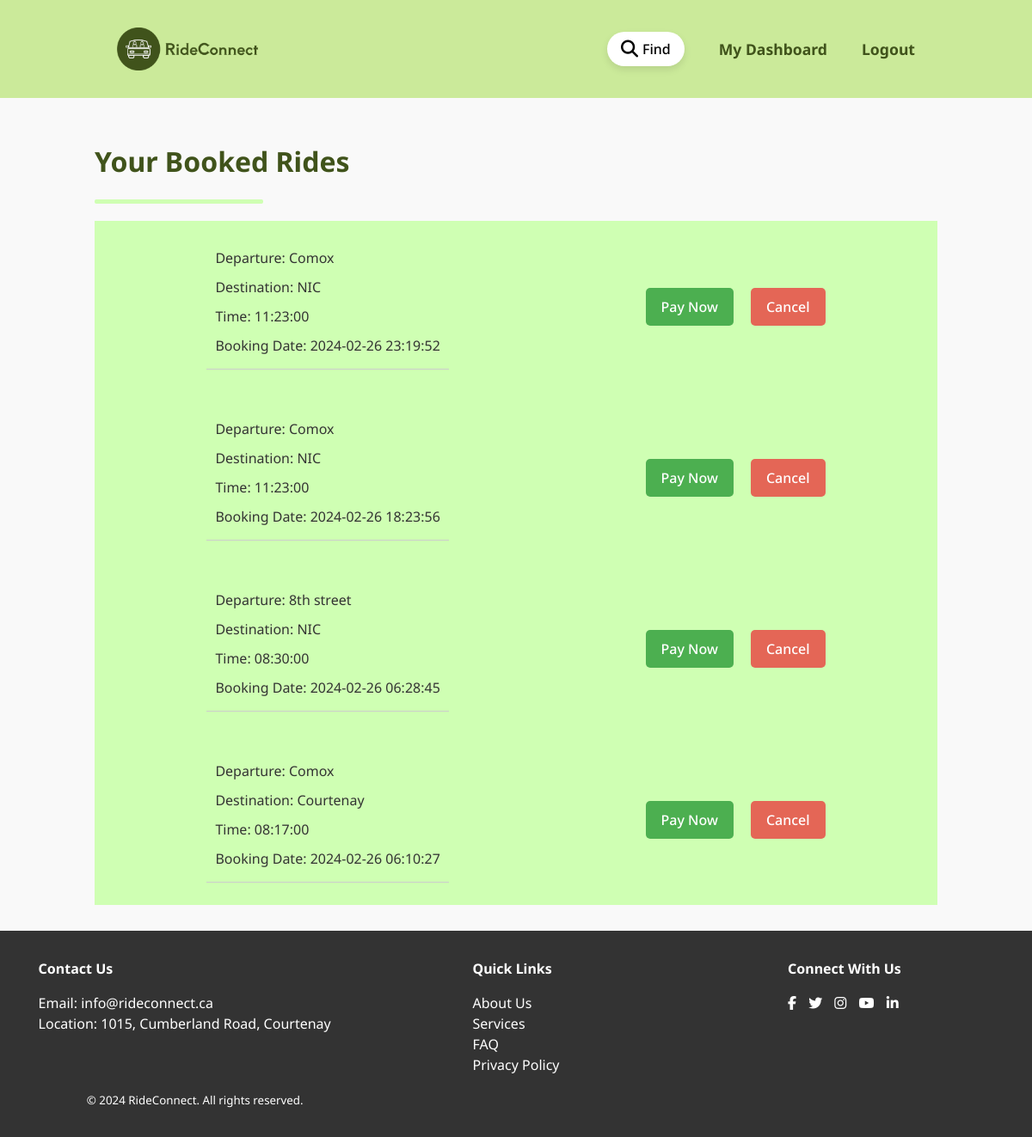
Page /views/passenger-bookings.view.php (signed in) on the earlier database version.
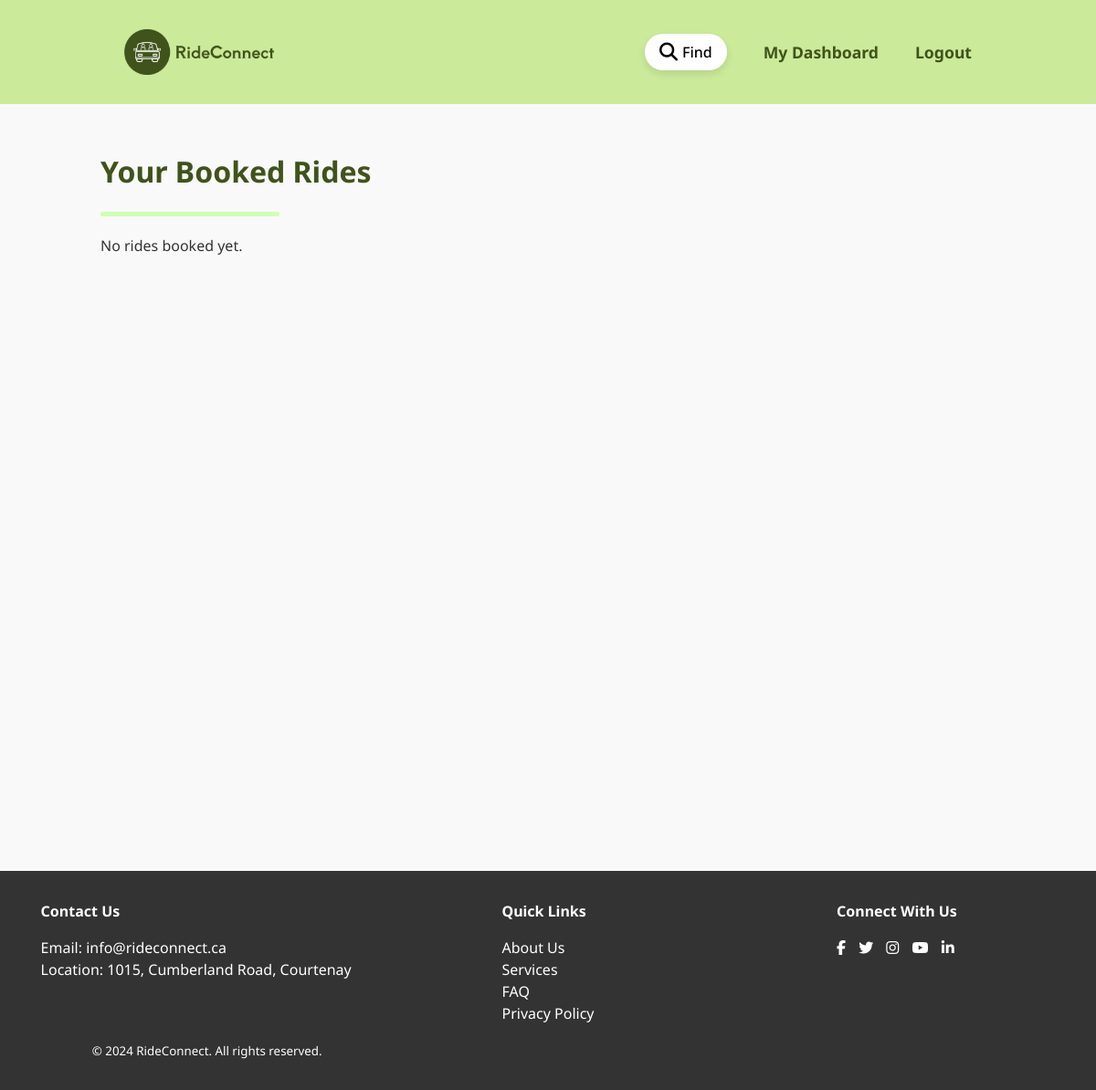
Same page on the later database version.
### tables this page shows
CREATE TABLE `bookings` (
  `booking_id` int(11) NOT NULL,
  `ride_id` int(11) NOT NULL,
  `passenger_id` int(11) NOT NULL,
  `booking_date` timestamp NOT NULL DEFAULT current_timestamp()
);

CREATE TABLE `rides` (
  `ride_id` int(11) NOT NULL,
  `user_id` int(11) NOT NULL,
  `departure` varchar(255) NOT NULL,
  `arrival` varchar(255) NOT NULL,
  `date` date NOT NULL,
  `time` time NOT NULL,
  `seats_available` int(11) NOT NULL,
  `price_per_seat` decimal(10,2) NOT NULL,
  `additional_notes` text DEFAULT NULL,
  `created_at` timestamp NOT NULL DEFAULT current_timestamp()
);

### views/passenger-bookings.view.php (the view, shortened to what this page needs)
<?php
require('partials/head.php');
require('partials/main_nav.php');
require_once 'Database.php';
$user_id = $_SESSION['user_id'];
try {
    $stmt = $pdo->prepare("
        SELECT rides.ride_id, rides.departure, rides.arrival, rides.time,bookings.booking_id, bookings.booking_date
        FROM bookings
        JOIN rides ON bookings.ride_id = rides.ride_id
        WHERE bookings.passenger_id = ?
        ORDER BY bookings.booking_date DESC
    ");
    $stmt->execute([$user_id]);
} catch (Exception $e) {
    die("Error fetching booked rides: " . $e->getMessage());
}
?>
<div class="bookings-listing">
    <h2>Your Booked Rides</h2>
    <hr class="hr">
    <?php if ($stmt->rowCount() > 0): ?>
        <?php while ($ride = $stmt->fetch()): ?>
            <div class="booking">
                <div class="ride-details">
                    <p>Departure: <?php echo htmlspecialchars($ride['departure']); ?></p>
                    <p>Destination: <?php echo htmlspecialchars($ride['arrival']); ?></p>
                    <p>Time: <?php echo htmlspecialchars($ride['time']); ?></p>
                    <p>Booking Date: <?php echo htmlspecialchars($ride['booking_date']); ?></p>
                </div>
               <div class="booking-btn-container">
               <button onclick="location.href='/payment?ride_id=<?php echo $ride['ride_id']; ?>'" id="pay-button">Pay Now</button>
               <button id="cancel-button" data-booking-id="<?php echo $ride['booking_id']; ?>">Cancel</button>
            </div>
            </div>
        <?php endwhile; ?>
    <?php else: ?>
        <p>No rides booked yet.</p>
    <?php endif; ?>
</div>
<?php require('partials/footer.php'); ?>

Differences in the rows shown:
removed bookings: ride.departure "Comox", ride.arrival "NIC", ride.time "11:23:00", booking_date "2024-02-26 23:19:52"
removed bookings: ride.departure "Comox", ride.arrival "NIC", ride.time "11:23:00", booking_date "2024-02-26 18:23:56"
removed bookings: ride.departure "8th street", ride.arrival "NIC", ride.time "08:30:00", booking_date "2024-02-26 06:28:45"
removed bookings: ride.departure "Comox", ride.arrival "Courtenay", ride.time "08:17:00", booking_date "2024-02-26 06:10:27"
Other differences:
text now shown: "No rides booked yet."
